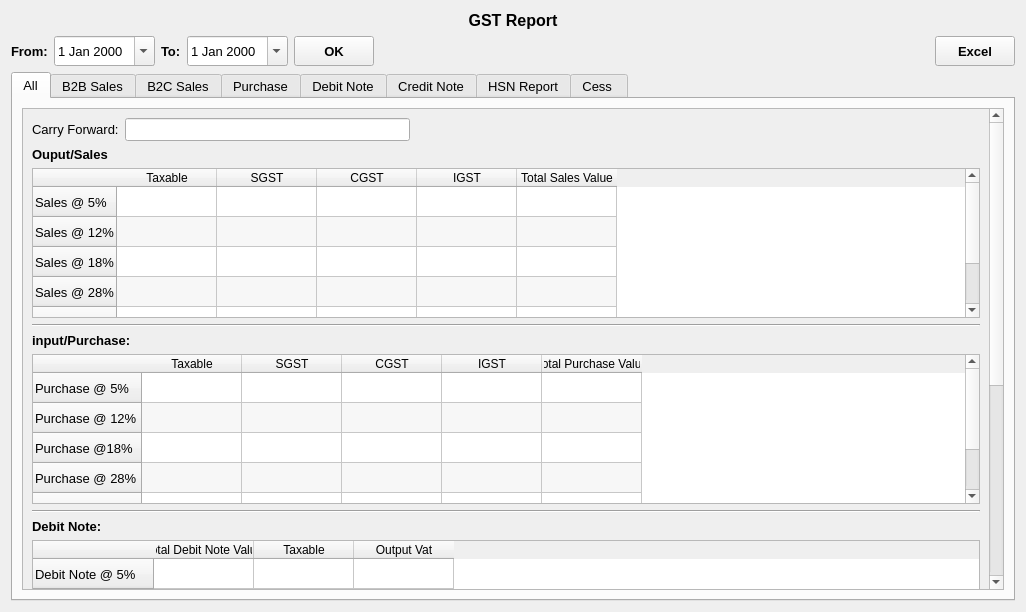
<?xml version="1.0" encoding="UTF-8"?>
<ui version="4.0">
 <class>GSTReport</class>
 <widget class="QWidget" name="GSTReport">
  <property name="geometry">
   <rect>
    <x>0</x>
    <y>0</y>
    <width>1026</width>
    <height>612</height>
   </rect>
  </property>
  <property name="font">
   <font>
    <family>Microsoft YaHei UI</family>
   </font>
  </property>
  <property name="windowTitle">
   <string>Form</string>
  </property>
  <layout class="QVBoxLayout" name="verticalLayout_7">
   <item>
    <widget class="QLabel" name="label">
     <property name="font">
      <font>
       <family>Microsoft YaHei UI</family>
       <pointsize>12</pointsize>
       <weight>75</weight>
       <bold>true</bold>
      </font>
     </property>
     <property name="text">
      <string>GST Report</string>
     </property>
     <property name="alignment">
      <set>Qt::AlignCenter</set>
     </property>
    </widget>
   </item>
   <item>
    <layout class="QHBoxLayout" name="horizontalLayout">
     <item>
      <widget class="QLabel" name="label_6">
       <property name="font">
        <font>
         <family>Microsoft YaHei UI</family>
         <pointsize>10</pointsize>
         <weight>75</weight>
         <bold>true</bold>
        </font>
       </property>
       <property name="text">
        <string>From:</string>
       </property>
      </widget>
     </item>
     <item>
      <widget class="QDateEdit" name="fromDateEdit">
       <property name="minimumSize">
        <size>
         <width>0</width>
         <height>30</height>
        </size>
       </property>
       <property name="font">
        <font>
         <family>Microsoft YaHei UI</family>
         <pointsize>10</pointsize>
        </font>
       </property>
       <property name="calendarPopup">
        <bool>true</bool>
       </property>
      </widget>
     </item>
     <item>
      <widget class="QLabel" name="label_7">
       <property name="font">
        <font>
         <family>Microsoft YaHei UI</family>
         <pointsize>10</pointsize>
         <weight>75</weight>
         <bold>true</bold>
        </font>
       </property>
       <property name="text">
        <string>To:</string>
       </property>
      </widget>
     </item>
     <item>
      <widget class="QDateEdit" name="toDateEdit">
       <property name="minimumSize">
        <size>
         <width>0</width>
         <height>30</height>
        </size>
       </property>
       <property name="font">
        <font>
         <family>Microsoft YaHei UI</family>
         <pointsize>10</pointsize>
        </font>
       </property>
       <property name="calendarPopup">
        <bool>true</bool>
       </property>
      </widget>
     </item>
     <item>
      <widget class="QToolButton" name="OKButton">
       <property name="minimumSize">
        <size>
         <width>80</width>
         <height>30</height>
        </size>
       </property>
       <property name="font">
        <font>
         <family>Microsoft YaHei UI</family>
         <pointsize>10</pointsize>
         <weight>75</weight>
         <bold>true</bold>
        </font>
       </property>
       <property name="text">
        <string>OK</string>
       </property>
      </widget>
     </item>
     <item>
      <spacer name="horizontalSpacer">
       <property name="orientation">
        <enum>Qt::Horizontal</enum>
       </property>
       <property name="sizeHint" stdset="0">
        <size>
         <width>40</width>
         <height>20</height>
        </size>
       </property>
      </spacer>
     </item>
     <item>
      <widget class="QToolButton" name="excelButton">
       <property name="minimumSize">
        <size>
         <width>80</width>
         <height>30</height>
        </size>
       </property>
       <property name="font">
        <font>
         <family>Microsoft YaHei UI</family>
         <pointsize>10</pointsize>
         <weight>75</weight>
         <bold>true</bold>
        </font>
       </property>
       <property name="text">
        <string>Excel</string>
       </property>
      </widget>
     </item>
    </layout>
   </item>
   <item>
    <widget class="QTabWidget" name="tabWidget">
     <property name="font">
      <font>
       <family>Microsoft YaHei UI</family>
       <pointsize>10</pointsize>
       <weight>50</weight>
       <bold>false</bold>
      </font>
     </property>
     <property name="currentIndex">
      <number>0</number>
     </property>
     <widget class="QWidget" name="allTab">
      <attribute name="title">
       <string>All</string>
      </attribute>
      <layout class="QVBoxLayout" name="verticalLayout_2">
       <item>
        <widget class="QScrollArea" name="scrollArea">
         <property name="widgetResizable">
          <bool>true</bool>
         </property>
         <widget class="QWidget" name="scrollAreaWidgetContents">
          <property name="geometry">
           <rect>
            <x>0</x>
            <y>0</y>
            <width>953</width>
            <height>902</height>
           </rect>
          </property>
          <layout class="QVBoxLayout" name="verticalLayout" stretch="0,0,1,0,0,1,0,0,1,0,0,0,1,0">
           <item>
            <layout class="QHBoxLayout" name="horizontalLayout_3">
             <item>
              <widget class="QLabel" name="label_8">
               <property name="text">
                <string>Carry Forward:</string>
               </property>
              </widget>
             </item>
             <item>
              <widget class="QLineEdit" name="carryForwardSalesLineEdit"/>
             </item>
             <item>
              <spacer name="horizontalSpacer_7">
               <property name="orientation">
                <enum>Qt::Horizontal</enum>
               </property>
               <property name="sizeHint" stdset="0">
                <size>
                 <width>40</width>
                 <height>20</height>
                </size>
               </property>
              </spacer>
             </item>
             <item>
              <spacer name="horizontalSpacer_2">
               <property name="orientation">
                <enum>Qt::Horizontal</enum>
               </property>
               <property name="sizeHint" stdset="0">
                <size>
                 <width>40</width>
                 <height>20</height>
                </size>
               </property>
              </spacer>
             </item>
            </layout>
           </item>
           <item>
            <widget class="QLabel" name="label_2">
             <property name="font">
              <font>
               <family>Microsoft YaHei UI</family>
               <pointsize>10</pointsize>
               <weight>75</weight>
               <bold>true</bold>
              </font>
             </property>
             <property name="text">
              <string>Ouput/Sales</string>
             </property>
            </widget>
           </item>
           <item>
            <widget class="QTableWidget" name="allSalesTableWidget">
             <property name="minimumSize">
              <size>
               <width>0</width>
               <height>150</height>
              </size>
             </property>
             <property name="alternatingRowColors">
              <bool>true</bool>
             </property>
             <attribute name="horizontalHeaderStretchLastSection">
              <bool>false</bool>
             </attribute>
             <row>
              <property name="text">
               <string>Sales @ 5%</string>
              </property>
             </row>
             <row>
              <property name="text">
               <string>Sales @ 12%</string>
              </property>
             </row>
             <row>
              <property name="text">
               <string>Sales @ 18%</string>
              </property>
             </row>
             <row>
              <property name="text">
               <string>Sales @ 28%</string>
              </property>
             </row>
             <row>
              <property name="text">
               <string>Sales @ 0%</string>
              </property>
             </row>
             <row>
              <property name="text">
               <string>Totals</string>
              </property>
             </row>
             <column>
              <property name="text">
               <string>Taxable</string>
              </property>
             </column>
             <column>
              <property name="text">
               <string>SGST</string>
              </property>
             </column>
             <column>
              <property name="text">
               <string>CGST</string>
              </property>
             </column>
             <column>
              <property name="text">
               <string>IGST</string>
              </property>
             </column>
             <column>
              <property name="text">
               <string>Total Sales Value</string>
              </property>
             </column>
            </widget>
           </item>
           <item>
            <widget class="Line" name="line">
             <property name="orientation">
              <enum>Qt::Horizontal</enum>
             </property>
            </widget>
           </item>
           <item>
            <widget class="QLabel" name="label_3">
             <property name="font">
              <font>
               <family>Microsoft YaHei UI</family>
               <pointsize>10</pointsize>
               <weight>75</weight>
               <bold>true</bold>
              </font>
             </property>
             <property name="text">
              <string>input/Purchase:</string>
             </property>
            </widget>
           </item>
           <item>
            <widget class="QTableWidget" name="allPurchaseTableWidget">
             <property name="minimumSize">
              <size>
               <width>0</width>
               <height>150</height>
              </size>
             </property>
             <property name="alternatingRowColors">
              <bool>true</bool>
             </property>
             <row>
              <property name="text">
               <string>Purchase @ 5%</string>
              </property>
             </row>
             <row>
              <property name="text">
               <string>Purchase @ 12%</string>
              </property>
             </row>
             <row>
              <property name="text">
               <string>Purchase @18%</string>
              </property>
             </row>
             <row>
              <property name="text">
               <string>Purchase @ 28%</string>
              </property>
             </row>
             <row>
              <property name="text">
               <string>Purchase @ 0%</string>
              </property>
             </row>
             <row>
              <property name="text">
               <string>Totals</string>
              </property>
             </row>
             <column>
              <property name="text">
               <string>Taxable</string>
              </property>
             </column>
             <column>
              <property name="text">
               <string>SGST</string>
              </property>
             </column>
             <column>
              <property name="text">
               <string>CGST</string>
              </property>
             </column>
             <column>
              <property name="text">
               <string>IGST</string>
              </property>
             </column>
             <column>
              <property name="text">
               <string>Total Purchase Value</string>
              </property>
             </column>
            </widget>
           </item>
           <item>
            <widget class="Line" name="line_2">
             <property name="orientation">
              <enum>Qt::Horizontal</enum>
             </property>
            </widget>
           </item>
           <item>
            <widget class="QLabel" name="label_5">
             <property name="font">
              <font>
               <family>Microsoft YaHei UI</family>
               <pointsize>10</pointsize>
               <weight>75</weight>
               <bold>true</bold>
              </font>
             </property>
             <property name="text">
              <string>Debit Note:</string>
             </property>
            </widget>
           </item>
           <item>
            <widget class="QTableWidget" name="allDebitNoteTableWidget">
             <property name="minimumSize">
              <size>
               <width>0</width>
               <height>150</height>
              </size>
             </property>
             <property name="alternatingRowColors">
              <bool>true</bool>
             </property>
             <row>
              <property name="text">
               <string>Debit Note @ 5%</string>
              </property>
             </row>
             <row>
              <property name="text">
               <string>Debit Note @ 0%</string>
              </property>
             </row>
             <row>
              <property name="text">
               <string>Debit Note Exempt</string>
              </property>
             </row>
             <row>
              <property name="text">
               <string>Totals</string>
              </property>
             </row>
             <column>
              <property name="text">
               <string>Total Debit Note Value</string>
              </property>
             </column>
             <column>
              <property name="text">
               <string>Taxable</string>
              </property>
             </column>
             <column>
              <property name="text">
               <string>Output Vat</string>
              </property>
             </column>
            </widget>
           </item>
           <item>
            <layout class="QHBoxLayout" name="horizontalLayout_10">
             <item>
              <spacer name="horizontalSpacer_10">
               <property name="orientation">
                <enum>Qt::Horizontal</enum>
               </property>
               <property name="sizeHint" stdset="0">
                <size>
                 <width>40</width>
                 <height>20</height>
                </size>
               </property>
              </spacer>
             </item>
            </layout>
           </item>
           <item>
            <widget class="Line" name="line_3">
             <property name="orientation">
              <enum>Qt::Horizontal</enum>
             </property>
            </widget>
           </item>
           <item>
            <widget class="QLabel" name="label_4">
             <property name="font">
              <font>
               <family>Microsoft YaHei UI</family>
               <pointsize>10</pointsize>
               <weight>75</weight>
               <bold>true</bold>
              </font>
             </property>
             <property name="text">
              <string>Credit Note:</string>
             </property>
            </widget>
           </item>
           <item>
            <widget class="QTableWidget" name="allCreditNoteTableWidget">
             <property name="minimumSize">
              <size>
               <width>0</width>
               <height>150</height>
              </size>
             </property>
             <property name="alternatingRowColors">
              <bool>true</bool>
             </property>
             <row>
              <property name="text">
               <string>Credit Note @ 5%</string>
              </property>
             </row>
             <row>
              <property name="text">
               <string>Credit Note @ 0%</string>
              </property>
             </row>
             <row>
              <property name="text">
               <string>Credit Note Exempt</string>
              </property>
             </row>
             <row>
              <property name="text">
               <string>Totals</string>
              </property>
             </row>
             <column>
              <property name="text">
               <string>Total Credit Note Value</string>
              </property>
             </column>
             <column>
              <property name="text">
               <string>Taxable</string>
              </property>
             </column>
             <column>
              <property name="text">
               <string>Input Vat</string>
              </property>
             </column>
            </widget>
           </item>
           <item>
            <layout class="QHBoxLayout" name="horizontalLayout_11">
             <item>
              <widget class="QLabel" name="label_20">
               <property name="text">
                <string>Payable:</string>
               </property>
              </widget>
             </item>
             <item>
              <widget class="QLineEdit" name="payableCreditLineEdit"/>
             </item>
             <item>
              <widget class="QLabel" name="label_21">
               <property name="text">
                <string>Receivable:</string>
               </property>
              </widget>
             </item>
             <item>
              <widget class="QLineEdit" name="receivableCreditLineEdit"/>
             </item>
             <item>
              <spacer name="horizontalSpacer_11">
               <property name="orientation">
                <enum>Qt::Horizontal</enum>
               </property>
               <property name="sizeHint" stdset="0">
                <size>
                 <width>40</width>
                 <height>20</height>
                </size>
               </property>
              </spacer>
             </item>
            </layout>
           </item>
          </layout>
         </widget>
        </widget>
       </item>
      </layout>
     </widget>
     <widget class="QWidget" name="salesTab">
      <attribute name="title">
       <string>B2B Sales</string>
      </attribute>
      <layout class="QVBoxLayout" name="verticalLayout_3">
       <item>
        <layout class="QVBoxLayout" name="salesLayout"/>
       </item>
      </layout>
     </widget>
     <widget class="QWidget" name="tab_3">
      <attribute name="title">
       <string>B2C Sales</string>
      </attribute>
      <layout class="QVBoxLayout" name="verticalLayout_13">
       <item>
        <layout class="QVBoxLayout" name="b2CSalesLayout"/>
       </item>
      </layout>
     </widget>
     <widget class="QWidget" name="purchaseTab">
      <attribute name="title">
       <string>Purchase</string>
      </attribute>
      <layout class="QVBoxLayout" name="verticalLayout_4">
       <item>
        <layout class="QVBoxLayout" name="purchaseLayout"/>
       </item>
      </layout>
     </widget>
     <widget class="QWidget" name="debitNoteTab">
      <attribute name="title">
       <string>Debit Note</string>
      </attribute>
      <layout class="QVBoxLayout" name="verticalLayout_6">
       <item>
        <layout class="QVBoxLayout" name="debitNoteLayout"/>
       </item>
      </layout>
     </widget>
     <widget class="QWidget" name="creditNoteTab">
      <attribute name="title">
       <string>Credit Note</string>
      </attribute>
      <layout class="QVBoxLayout" name="verticalLayout_5">
       <item>
        <layout class="QVBoxLayout" name="creditNoteLayout"/>
       </item>
      </layout>
     </widget>
     <widget class="QWidget" name="tab">
      <attribute name="title">
       <string>HSN Report</string>
      </attribute>
      <layout class="QVBoxLayout" name="verticalLayout_10">
       <item>
        <layout class="QVBoxLayout" name="hsnLayout"/>
       </item>
      </layout>
     </widget>
     <widget class="QWidget" name="tab_2">
      <attribute name="title">
       <string>Cess </string>
      </attribute>
      <layout class="QVBoxLayout" name="verticalLayout_11">
       <item>
        <layout class="QVBoxLayout" name="cessLayout"/>
       </item>
      </layout>
     </widget>
    </widget>
   </item>
  </layout>
 </widget>
 <resources/>
 <connections/>
</ui>
